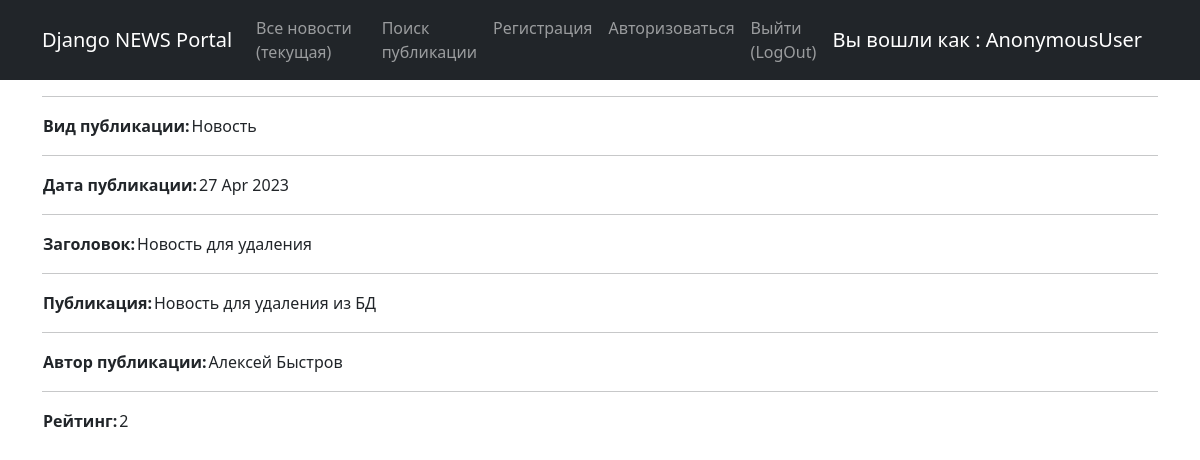
/news/30, run on an earlier commit of the app's database.
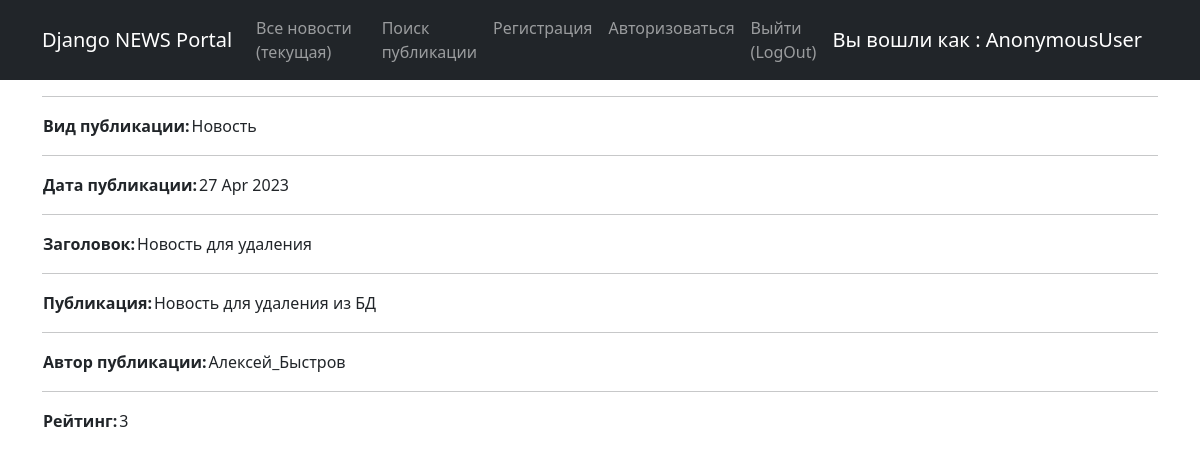
And on a later commit of the database.
### news/models.py (models this page shows, shortened)
class Post(models.Model):
    article = 'ART'
    news = 'NEW'
    POSITIONS = [
        (article, 'Статья'),
        (news, 'Новость')
    ]
    author = models.ForeignKey(Author, on_delete=models.CASCADE, verbose_name='Автор публикации')
    typeChoice = models.CharField(max_length=3, choices=POSITIONS, default=news, verbose_name='Вид публикации')
    pubDate = models.DateTimeField(auto_now_add=True, verbose_name='Дата публикации')
    postCategory = models.ManyToManyField(Category, through='PostCategory', default="Категория", verbose_name='Категория')
    headline = models.CharField(max_length=255, verbose_name='Заголовок')
    text = models.TextField(default="Текст статьи", verbose_name='Текст')
    postRating = models.SmallIntegerField(default=0, verbose_name='Рейтинг')
    class Meta:
        verbose_name = 'Публикация'
        verbose_name_plural = 'Публикации'

class Author(models.Model):
    authUser = models.OneToOneField(User, on_delete=models.CASCADE)
    authorRating = models.IntegerField(default=0)
    class Meta:
        verbose_name = 'Автор'
        verbose_name_plural = 'Авторы'

### news/views.py (the view)
# urls.py: path('<int:id>', PostDetail.as_view(), name='post_details'),
class PostDetail(DetailView):
    model = Post
    template_name = 'post.html'
    context_object_name = 'post'
    pk_url_kwarg = 'id'

### news/templatetags/custom_filters.py (called while the page is built)
@register.filter()
def censor(text, cens):
    text_list = text.split()
    censored_text_list = []
    cens = ["мира", 'слабо', 'клим']
    for n in text_list:
        word = ''.join(_ for _ in n if _ not in string.punctuation)
        if word.lower() in cens:
            censored_word = word[0] + '***'
            censored_text_list.append(n.replace(word, censored_word))
        else:
            censored_text_list.append(n)
    return ' '.join(censored_text_list)

### templates/post.html (shortened to what this page needs)
{% extends 'flatpages/default.html' %}
{% load custom_filters %}
{% block content %}
   <hr>
   {% if post %}
       <table>
           <tr>
               <td><b>Вид публикации:</b></td>
                   <td>{{ post.get_typeChoice_display }}</td>
           </tr>
       </table>
       <table>
           <hr>
           <tr>
               <td><b>Дата публикации:</b></td>
               <td>{{ post.pubDate|date:'d M Y'  }}</td>
           </tr>
       </table>
       <table>
           <hr>
           <tr>
               <td><b>Заголовок:</b></td>
               <td>{{ post.headline|censor:'' }}</td>
           </tr>
       </table>
       <table>
           <hr>
           <tr>
               <td><b>Публикация:</b></td>
               <td>{{ post.text|censor:''}}</td>
           </tr>
       </table>
       <table>
           <hr>
           <tr>
               <td><b>Автор публикации:</b></td>
               <td>{{ post.author.authUser }}</td>
           </tr>
       </table>
       <table>
           <hr>
           <tr>
               <td><b>Рейтинг:</b></td>
               <td>{{ post.postRating }}</td>
           </tr>
       </table>
   {% else %}
       <h2>Статей нет!</h2>
   {% endif %}
{% endblock content %}

What changed in the data, as far as the page shows it:
changed Post "Новость": author.authUser "Алексей Быстров" → "Алексей_Быстров"; postRating "2" → "3"
